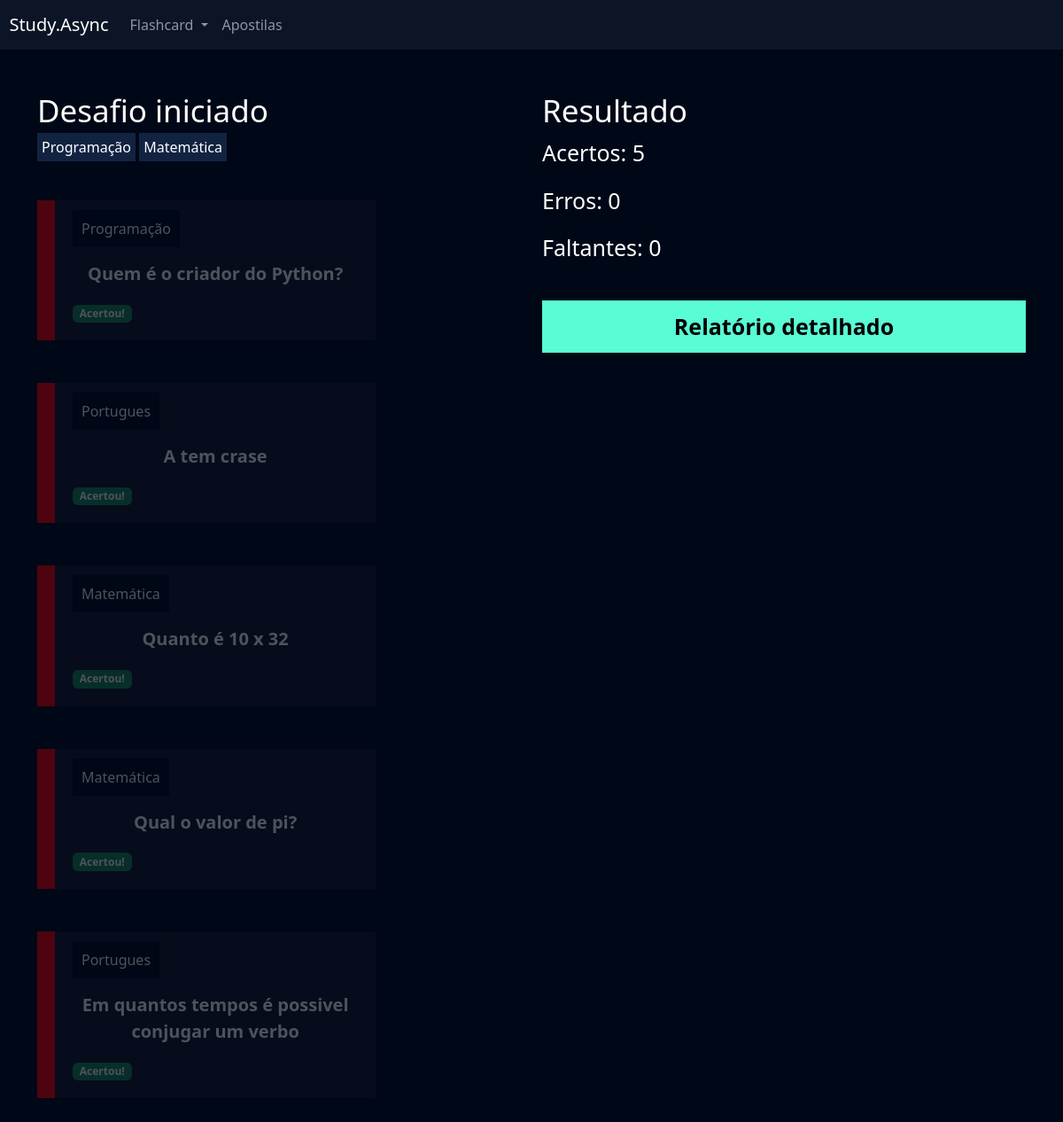
Screenshot of /flashcard/desafio/10/ (signed in) with the database file from the repository.
### flashcard/models.py (models this page shows, shortened)
class FlashcardDesafio(models.Model):
    flashcard = models.ForeignKey(Flashcard, on_delete=models.DO_NOTHING)
    respondido = models.BooleanField(default=False)
    acertou = models.BooleanField(default=False)

class Flashcard(models.Model):
    DIFICULDADE_CHOICES = (('D', 'Difícil'), ('M', 'Médio'), ('F', 'Fácil'))
    user = models.ForeignKey(User, on_delete=models.DO_NOTHING)
    pergunta = models.CharField(max_length=100)
    resposta = models.TextField()
    categoria = models.ForeignKey(Categoria, on_delete=models.DO_NOTHING)
    dificuldade = models.CharField(max_length=1, choices=DIFICULDADE_CHOICES)
    @property
    def css_dificuldade(self):
        if self.dificuldade == "F":
            return "flashcard-facil"
        elif self.dificuldade == "M":
            return "flashcard-medio"
        elif self.dificuldade == "D":
            return "flashcard-dificil"

class Categoria(models.Model):
    nome = models.CharField(max_length=20)
    def __str__(self):
        return self.nome

### flashcard/views.py (the view)
# urls.py: path('desafio/<int:id>/', views.desafio, name='desafio'),
def desafio(request, id):
    desafio = Desafio.objects.get(id=id)
    if not desafio.user == request.user:
        raise Http404()
    if request.method == "GET":
        acertos = desafio.flashcards.filter(respondido=True).filter(acertou=True).count()
        erros = desafio.flashcards.filter(respondido=True).filter(acertou=False).count()
        faltantes = desafio.flashcards.filter(respondido=False).count()
        return render(request, 'desafio.html', {'desafio': desafio, 'acertos': acertos, 'erros': erros, 'faltantes': faltantes})

### flashcard/templates/desafio.html (shortened to what this page needs)
{% extends "base.html" %}
{% load static %}
{% block 'cabecalho' %}
    <link href="{% static 'usuarios/css/cadastro.css' %}" rel="stylesheet">
    <link href="{% static 'flashcard/css/novo_flashcard.css' %}" rel="stylesheet">
    <link href="{% static 'flashcard/css/iniciar_desafio.css' %}" rel="stylesheet">
    <link href="{% static 'flashcard/css/desafio.css' %}" rel="stylesheet">
    <link href='https://unpkg.com/boxicons@2.1.4/css/boxicons.min.css' rel='stylesheet'>
{% endblock 'cabecalho' %}
{% block 'conteudo' %}
    {% include "partials/header.html" %}
    <div class="container">
        <br>
        <br>
        <div class="row">
            <div class="col-md">
                <h3 class="fonte-secundaria" >Desafio iniciado</h3>
                <span class="badge-categoria">Programação</span>
                <span class="badge-categoria" >Matemática</span>
                <br>
                <br>
                <br>
                {% for flash in desafio.flashcards.all %}
                    <div class="box-new-flashcard {% if flash.respondido %}op2{% endif %}">
                        <div class="flashcard {{flash.flashcard.css_dificuldade}}">
                            <div class="flashcard-categoria">
                                {{flash.flashcard.categoria}}
                            </div>
                            <br>
                            <br>
                            <div class="flashcard-box-item" onclick="flip_card({{flash.id}})">
                                <p class="flashcard-item">{{flash.flashcard.pergunta}}</p>
                            </div>
                            {% if not flash.respondido %}
                                <div class="responder">
                                    <a href="{% url 'responder_flashcard' flash.id %}?acertou=0&desafio_id={{desafio.id}}"><i class='bx bxs-x-square icone-vermelho'></i></a>
                                    <a href="{% url 'responder_flashcard' flash.id %}?acertou=1&desafio_id={{desafio.id}}"><i class='bx bxs-check-square icone-verde' ></i></a>
                                </div>
                            {% else %}
                                {% if flash.acertou %}
                                    <span class="badge bg-success">Acertou!</span>
                                {% else %}
                                    <span class="badge bg-danger">Errou!</span>
                                {% endif %}
                            {% endif %}
                        </div>
                    </div>
                    <br>
                    <br>
                    {% endfor %}
                </div>
                <div class="col-md">
                    <h3 class="fonte-secundaria">Resultado</h3>
                    <p class="fonte-p">Acertos: {{acertos}}</p>
                    <p class="fonte-p">Erros: {{erros}}</p>
                    <p class="fonte-p">Faltantes: {{faltantes}}</p>
                    <br>
                    <a class="btn-cadastro btn-desafio" href="{% url 'relatorio' desafio.id %}">Relatório detalhado</a>
                </div>
            </div>
        </div>
{% endblock 'conteudo' %}

### templates/static/geral/css/base.css (style rules this page uses)
:root { --main-color: #0b1526; --dark-color: #000716; --secondary-dark-color: rgb(15, 2, 26); --light-color: #00c1f3; --contrast-color: #f4c96b; --differential-color: #58fcd5; }
body { background-color: var(--dark-color) !important; color: white !important; }

### templates/static/usuarios/css/cadastro.css (style rules this page uses)
.btn-cadastro { padding: 10px; background-color: #58fcd5; border: none; border: 1px solid #58fcd5; font-size: 18px; font-weight: bold; padding-left: 25px; padding-right: 25px; }

### templates/static/flashcard/css/novo_flashcard.css (style rules this page uses)
.box-new-flashcard { width: 70%; margin: auto; }
.flashcard { background-color: rgba(255, 255, 255, .08); padding: 20px; }
.flashcard-box-item { text-align: center; }
.flashcard p { font-size: 20px; font-weight: bold; cursor: pointer; }
.flashcard-dificil { border-left: 20px solid #FE0000; }
.flashcard-categoria { background-color: var(--dark-color); display: inline; padding: 10px; }

### templates/static/flashcard/css/iniciar_desafio.css (style rules this page uses)
.fonte-secundaria { font-size: 35px; }

### templates/static/flashcard/css/desafio.css (style rules this page uses)
.badge-categoria { padding: 5px; background-color: #122342; }
.box-new-flashcard { margin: 0; }
.op2 { opacity: .3; }
.fonte-p { font-size: 25px; }
.btn-desafio { width: 100% !important; color: black; text-decoration: none; display: block; text-align: center; font-size: 25px; }

### rows the page displays
FlashcardDesafio: flashcard.categoria "Programação", flashcard.pergunta "Quem é o criador do Python?", respondido "Acertou!"
FlashcardDesafio: flashcard.categoria "Portugues", flashcard.pergunta "A tem crase", respondido "Acertou!"
FlashcardDesafio: flashcard.categoria "Matemática", flashcard.pergunta "Quanto é 10 x 32", respondido "Acertou!"
FlashcardDesafio: flashcard.categoria "Matemática", flashcard.pergunta "Qual o valor de pi?", respondido "Acertou!"
FlashcardDesafio: flashcard.categoria "Portugues", flashcard.pergunta "Em quantos tempos é possivel conjugar um verbo", respondido "Acertou!"

### other values shown
{{ acertos }} "5"
{{ erros }} "0"
{{ faltantes }} "0"
